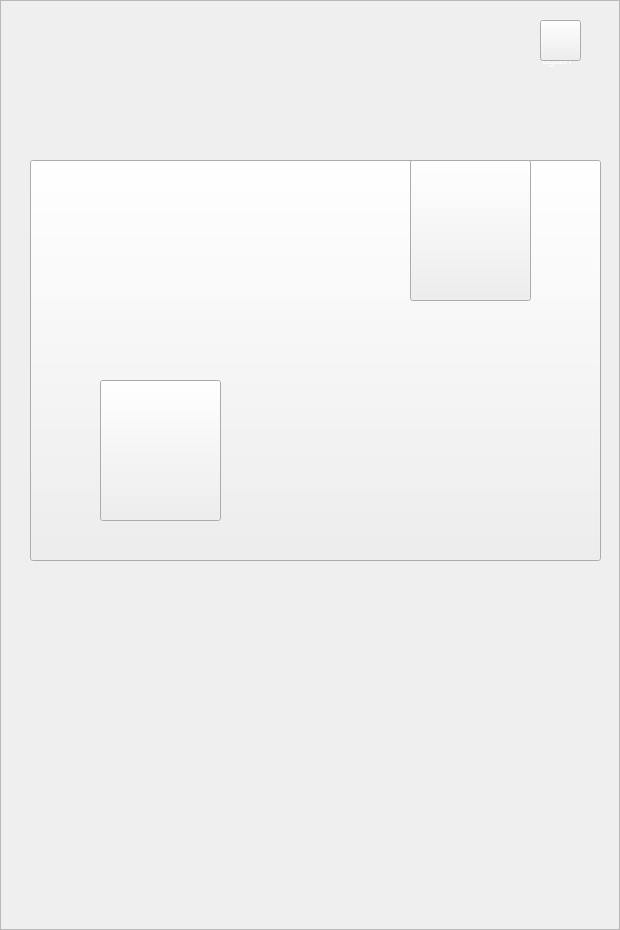
<?xml version="1.0" encoding="UTF-8"?>
<ui version="4.0">
 <class>pnine</class>
 <widget class="QWidget" name="pnine">
  <property name="geometry">
   <rect>
    <x>0</x>
    <y>0</y>
    <width>620</width>
    <height>930</height>
   </rect>
  </property>
  <property name="windowTitle">
   <string>Form</string>
  </property>
  <widget class="QPushButton" name="pushButton_2">
   <property name="geometry">
    <rect>
     <x>540</x>
     <y>20</y>
     <width>41</width>
     <height>41</height>
    </rect>
   </property>
   <property name="styleSheet">
    <string notr="true">
border-image: url(:/ui/ship_0002.png);</string>
   </property>
   <property name="text">
    <string/>
   </property>
  </widget>
  <widget class="QPushButton" name="pushButton_4">
   <property name="geometry">
    <rect>
     <x>535</x>
     <y>20</y>
     <width>51</width>
     <height>51</height>
    </rect>
   </property>
   <property name="styleSheet">
    <string notr="true">background:transparent;</string>
   </property>
   <property name="text">
    <string/>
   </property>
   <property name="flat">
    <bool>true</bool>
   </property>
  </widget>
  <widget class="QLabel" name="label_2">
   <property name="geometry">
    <rect>
     <x>542</x>
     <y>52</y>
     <width>51</width>
     <height>16</height>
    </rect>
   </property>
   <property name="styleSheet">
    <string notr="true">color: rgb(255, 255, 255);

font: 75 8pt &quot;Cooper Black&quot;;</string>
   </property>
   <property name="text">
    <string>again</string>
   </property>
  </widget>
  <widget class="QFrame" name="frame">
   <property name="geometry">
    <rect>
     <x>0</x>
     <y>0</y>
     <width>620</width>
     <height>930</height>
    </rect>
   </property>
   <property name="styleSheet">
    <string notr="true">
border-image: url(:/new/prefix1/ui/backgroundone.jpg);</string>
   </property>
   <property name="frameShape">
    <enum>QFrame::StyledPanel</enum>
   </property>
   <property name="frameShadow">
    <enum>QFrame::Raised</enum>
   </property>
   <widget class="QToolButton" name="buttonzero">
    <property name="geometry">
     <rect>
      <x>30</x>
      <y>160</y>
      <width>571</width>
      <height>401</height>
     </rect>
    </property>
    <property name="styleSheet">
     <string notr="true">border-image: url(:/ui/YOUWIN (2).png);
</string>
    </property>
    <property name="text">
     <string/>
    </property>
   </widget>
   <widget class="QToolButton" name="toolButton_2">
    <property name="geometry">
     <rect>
      <x>100</x>
      <y>380</y>
      <width>121</width>
      <height>141</height>
     </rect>
    </property>
    <property name="styleSheet">
     <string notr="true">
border-image: url(:/ui/character_robot_cheer1.png);</string>
    </property>
    <property name="text">
     <string/>
    </property>
   </widget>
   <widget class="QToolButton" name="toolButton_3">
    <property name="geometry">
     <rect>
      <x>410</x>
      <y>160</y>
      <width>121</width>
      <height>141</height>
     </rect>
    </property>
    <property name="styleSheet">
     <string notr="true">
border-image: url(:/ui/character_maleAdventurer_fallDown.png);</string>
    </property>
    <property name="text">
     <string/>
    </property>
   </widget>
  </widget>
  <zorder>frame</zorder>
  <zorder>label_2</zorder>
  <zorder>pushButton_2</zorder>
  <zorder>pushButton_4</zorder>
 </widget>
 <resources/>
 <connections/>
</ui>
